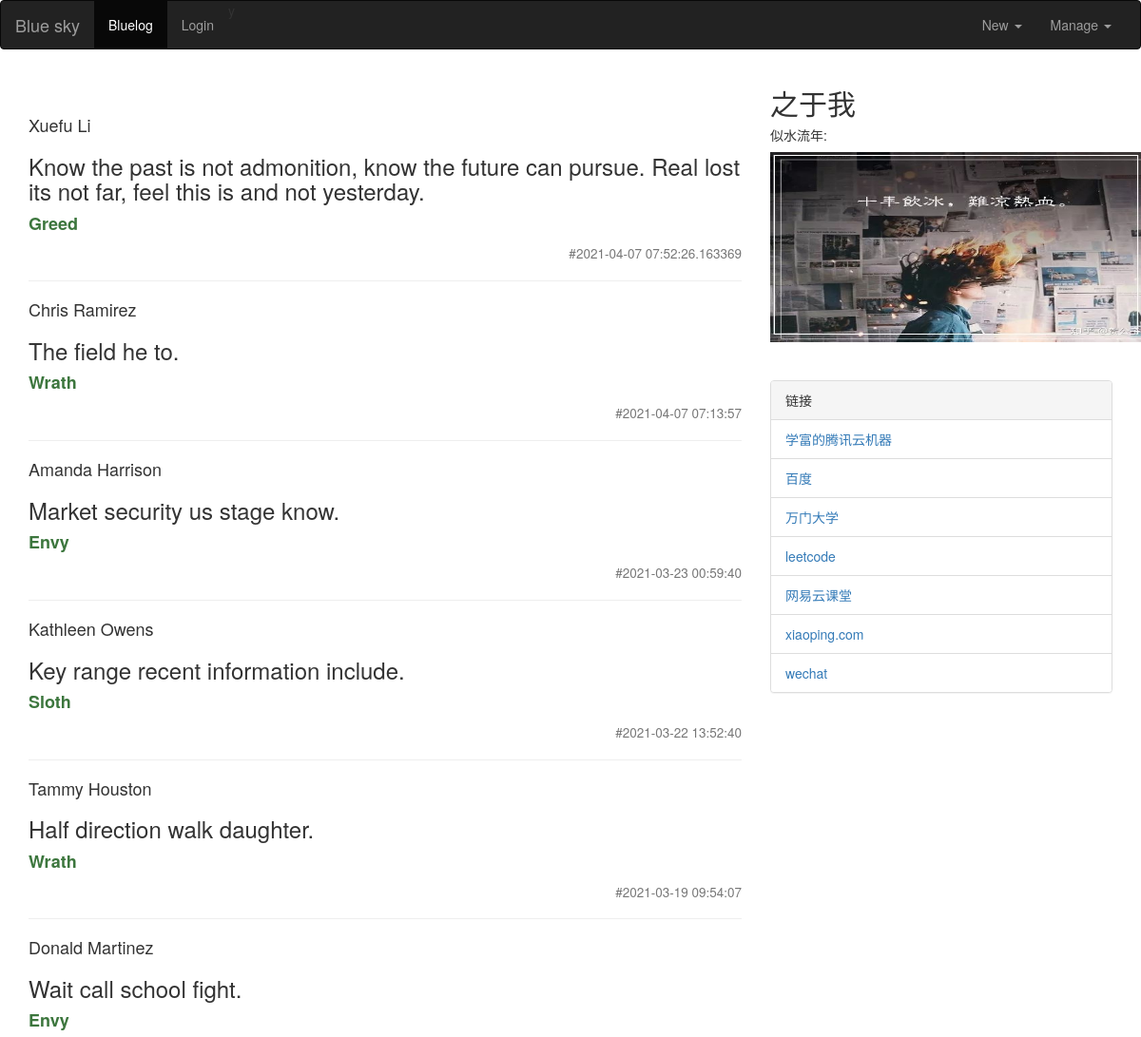
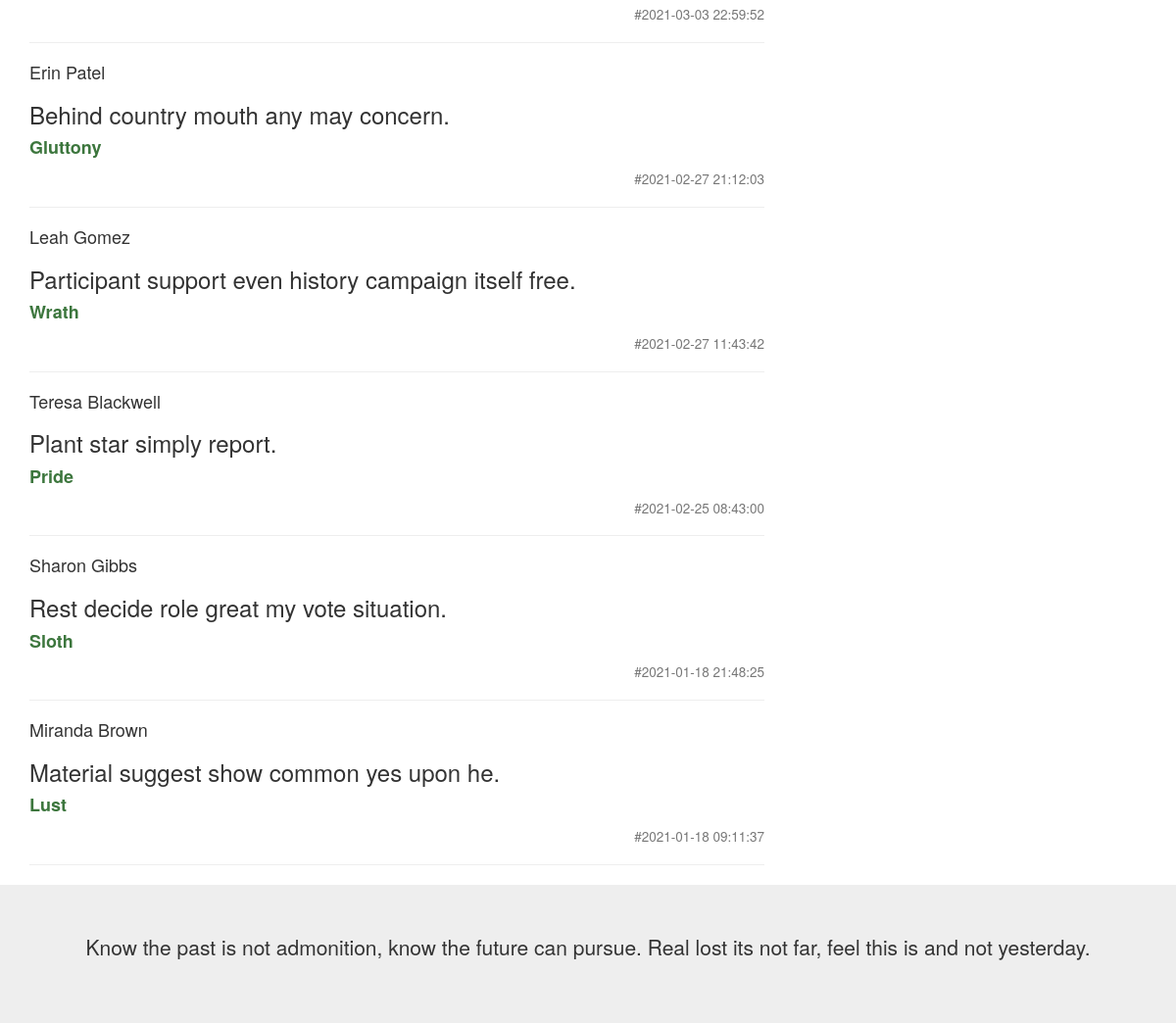
The app's page /blog/bloglist with its own data (2 pictures, top to bottom).
### models.py (models this page shows)
class Post(db.Model):
    id = db.Column(db.Integer, primary_key=True)
    title = db.Column(db.String(20))
    category = db.Column(db.String(20))
    body = db.Column(db.Text)
    timestamp = db.Column(db.DateTime, default=datetime.utcnow, index=True)

class Link(db.Model):
    link_id = db.Column(db.Integer, primary_key=True)
    link_name = db.Column(db.String(30))
    link_url = db.Column(db.String(255))
    link_timestamp = db.Column(db.DateTime, default=datetime.utcnow, index=True)

### views/blogs/blog.py (the view)
@blog_app.route('/bloglist', methods=['get', 'post'])
def blogList():
    blog_posts = Post.query.order_by(Post.timestamp.desc()).all()
    links = Link.query.all()
    return render_template('blog/blog.html', links=links, blog_posts=blog_posts)

### templates/blog/blog.html (shortened to what this page needs)
{% extends 'blog_base.html' %}
{% block content %}
<div class="row">
    <div class="col-sm-8" style="margin-top: 40px">
	  {% for blog_post in blog_posts %}
		  <h4>{{ blog_post.title }}</h4>
		  <h3>{{ blog_post.body }}</h3>
			<h4>
			<a href="#" class="text-success"><strong>{{ blog_post.category }}</strong></a>
			</h4>
			<h4 class="text-right"><small>#{{ blog_post.timestamp }}</small></h4>
		  <hr >
	  {% endfor %}
	</div>
	<div class="col-md-4" >
	  <h2>之于我</h2>
	  <h5>似水流年:</h5>
      <div class="fakeimg">
          <img src="{{ url_for('static', filename='img/sky_fighting.jpg') }}" width="400" height="200"/>
      </div>
	</div>
	<div class="col-md-4" style="margin-top: 40px">
		<div class="panel panel-default">
			<div class="panel-heading">链接</div>
			<ul class="list-group">
				{% for link in links %}
					<li class="list-group-item">
						<a href="{{ link.link_url }}">
						{{ link.link_name }}
						</a>
					</li>
				{% endfor %}
			</ul>
		</div>
	</div>
  </div>
{% endblock %}

### templates/blog_base.html (style rules this page uses)
.fakeimg { height: 200px; background: #aaa; }

### records on screen
Post: title "Xuefu Li", body "Know the past is not admonition, know the future can pursue. Real lost its not far, feel this is and not yesterday.", category "Greed", timestamp "2021-04-07 07:52:26.163369"
Post: title "Chris Ramirez", body "The field he to.", category "Wrath", timestamp "2021-04-07 07:13:57"
Post: title "Amanda Harrison", body "Market security us stage know.", category "Envy", timestamp "2021-03-23 00:59:40"
Post: title "Kathleen Owens", body "Key range recent information include.", category "Sloth", timestamp "2021-03-22 13:52:40"
Post: title "Tammy Houston", body "Half direction walk daughter.", category "Wrath", timestamp "2021-03-19 09:54:07"
Post: title "Donald Martinez", body "Wait call school fight.", category "Envy", timestamp "2021-03-03 22:59:52"
Post: title "Erin Patel", body "Behind country mouth any may concern.", category "Gluttony", timestamp "2021-02-27 21:12:03"
Post: title "Leah Gomez", body "Participant support even history campaign itself free.", category "Wrath", timestamp "2021-02-27 11:43:42"
Post: title "Teresa Blackwell", body "Plant star simply report.", category "Pride", timestamp "2021-02-25 08:43:00"
Post: title "Sharon Gibbs", body "Rest decide role great my vote situation.", category "Sloth", timestamp "2021-01-18 21:48:25"
Post: title "Miranda Brown", body "Material suggest show common yes upon he.", category "Lust", timestamp "2021-01-18 09:11:37"
Link: link_name "学富的腾讯云机器"
Link: link_name "百度"
Link: link_name "万门大学"
Link: link_name "leetcode"
Link: link_name "网易云课堂"
Link: link_name "xiaoping.com"
Link: link_name "wechat"
